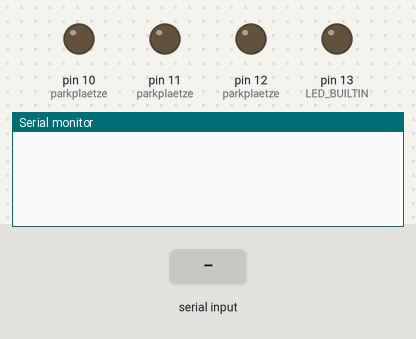
A sketch run on a simulated Arduino Uno, built with avr-gcc and run on an emulated ATmega328P. Shown: output pins drawn as LEDs (lit = HIGH), the last lines printed to the serial monitor. The test bench sets the inputs (shaded band).

Above: at 1.2 s.
1.3 s: "ANZAHL PARKPLAETZE" received over Serial
At 3.2 s:
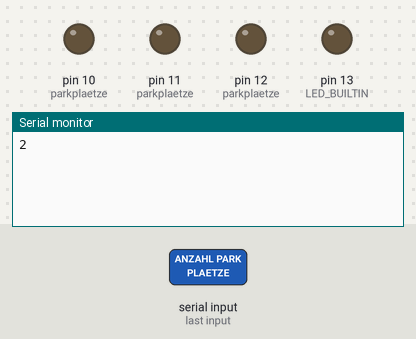
3.8 s: "RESERVE ON" received over Serial
At 6.0 s:
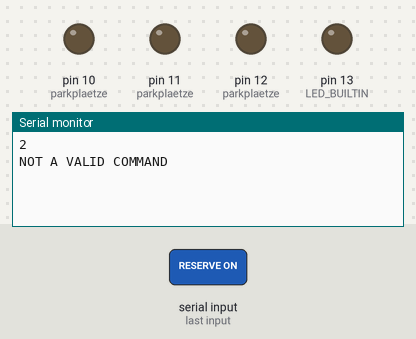
6.3 s: "90,45\n" received over Serial
At 7.8 s:
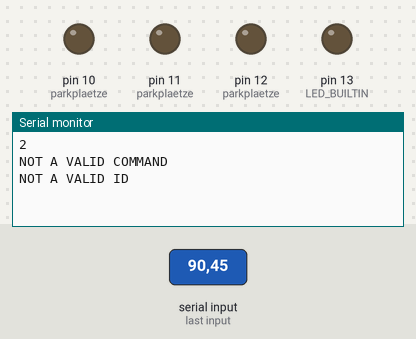

Measured:
- after the input at 1.3 s, the serial monitor: prints a new line after 1.0 s (image 1)
- after the input at 3.8 s, the serial monitor: prints a new line after 1.0 s (image 2)
- after the input at 6.3 s, the serial monitor: prints a new line after 1.0 s (image 3)

The sketch:

sketch_oct13a.ino
```cpp
class Parkplatz {
private:
  int specialPin;  // Reihe des Parkplatzes
  int reservePin;  // Nummer des Parkplatzes

public:
  bool spezialParkplatz = false;
  bool reserviert = false;

  // Konstruktor
  Parkplatz(int specialPin, int reservePin)
    : specialPin(specialPin), reservePin(reservePin) {}

  Parkplatz(int specialPin, int reservePin, bool spezialParkplatz, bool reserviert)
    : specialPin(specialPin), reservePin(reservePin) {
    spezialParkplatz = spezialParkplatz;
    reserviert = reserviert;
  }

  // Getter für die Reihe
  int getSpecialPin() const {
    return specialPin;
  }

  // Getter für die Parkplatznummer
  int getReservePin() const {
    return reservePin;
  }

  bool getIsSpezialParkplatz() {
    return spezialParkplatz;
  }

  bool getIsReserviert() {
    return reserviert;
  }

  setIsSpezialParkplatz(bool spezialParkplatz) {
    this->spezialParkplatz = spezialParkplatz;
  }

  setIsReserviert(bool reserviert) {
    this->reserviert = reserviert;
  }
};


//Parkplätze
Parkplatz parkplaetze[] = {
  Parkplatz(13, 12),
  Parkplatz(11, 10)
};


int anzahlParkplaetze = sizeof(parkplaetze) / sizeof(parkplaetze[0]);

void setup() {
  Serial.begin(9600);
  while (!Serial) {
    ;  // wait for serial port to connect. Needed for native USB
  }
  pinMode(LED_BUILTIN, OUTPUT);

  for (int i = 0; i <= anzahlParkplaetze; ++i) {
    pinMode(parkplaetze[i].getReservePin(), OUTPUT);
    pinMode(parkplaetze[i].getSpecialPin(), OUTPUT);
  }
}

void loop() {
  programm();
}

void programm() {
  if (Serial.available() > 0) {
    String input = Serial.readString();

    if (input == "ANZAHL PARKPLAETZE") {
      Serial.println(String(anzahlParkplaetze));
    } else {
      String command = input.substring(1, input.length());
      int id = atoi(input.substring(0, 1).c_str());

      if (id < anzahlParkplaetze) {
        computeCommand(id, command);
      } else {
        Serial.println("NOT A VALID ID");
      }
    }
  }
}

String boolToString(bool Bool) {
  return (Bool ? "true" : "false");
}

void computeCommand(int id, String command) {
  Parkplatz &parkplatz = parkplaetze[id];

  if (command == "RESERVE ON") {
    parkplatz.setIsReserviert(true);
    Serial.println(String(id) + boolToString(parkplatz.getIsReserviert()));
    digitalWrite(parkplatz.getReservePin(), HIGH);
  } else if (command == "RESERVE OFF") {
    parkplatz.setIsReserviert(false);
    Serial.println(String(id) + boolToString(parkplatz.getIsReserviert()));
    digitalWrite(parkplatz.getReservePin(), LOW);

  } else if (command == "STATUS") {
    Serial.println(String(id) + (boolToString(digitalRead(parkplatz.getReservePin()))) + (boolToString(parkplatz.getIsReserviert())) + (boolToString(parkplatz.getIsSpezialParkplatz())));

  } else if (command == "SPECIAL ON") {
    parkplatz.setIsSpezialParkplatz(true);
    Serial.println(String(id) + boolToString(parkplatz.getIsSpezialParkplatz()));
    digitalWrite(parkplatz.getSpecialPin(), HIGH);
  } else if (command == "SPECIAL OFF") {
    parkplatz.setIsSpezialParkplatz(false);
    Serial.println(String(id) + boolToString(parkplatz.getIsSpezialParkplatz()));
    digitalWrite(parkplatz.getSpecialPin(), LOW);
  } else {
    Serial.println("NOT A VALID COMMAND");
  }
}
```
